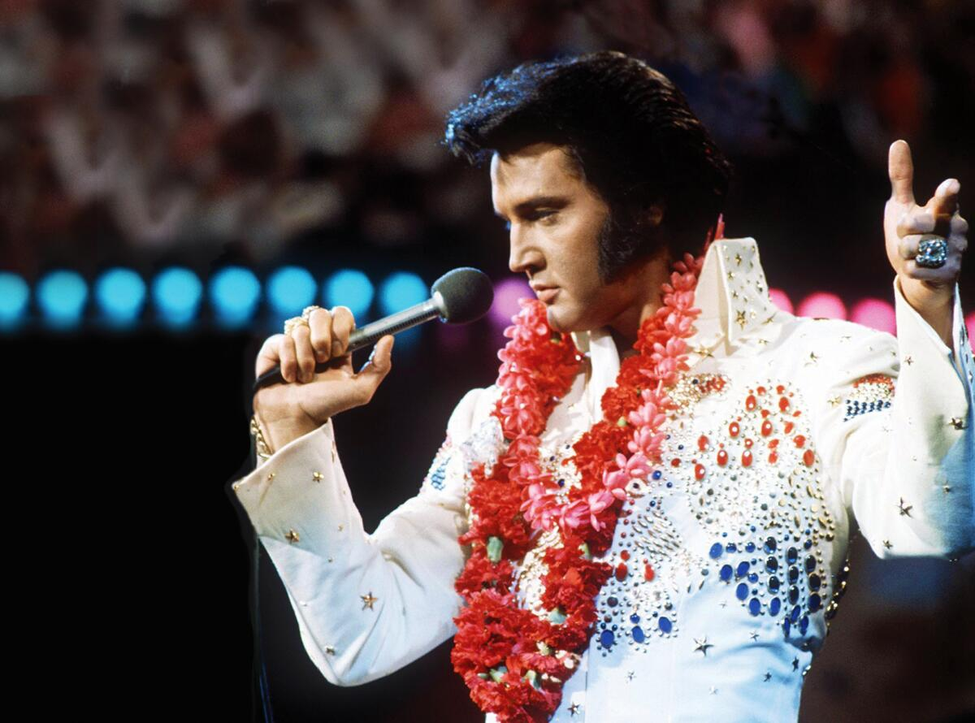
//> input picture 8/pictures/aloha.png, 975 x 723 px, shrunk from 1200 x 890 before the run
$ ./8-summative   (built with g++ and OpenCV 4)
//> lines starting //> are read from the running program, lines starting //| are printed output that depends on the picture
#include <iostream>
#include <opencv2/opencv.hpp>
#include <cmath>

using namespace std;
using namespace cv;

const Scalar COLOR_WHITE = Scalar(255, 255, 255);
const Scalar COLOR_GREEN = Scalar(0, 255, 0);
const Scalar COLOR_RED   = Scalar(0, 0, 255);
const Scalar COLOR_BLACK = Scalar(0, 0, 0);

int getG(const Mat& gray, int r, int c) {
    int n1 = gray.at<uchar>(r - 1, c - 1);
    int n2 = gray.at<uchar>(r - 1, c);
    int n3 = gray.at<uchar>(r - 1, c + 1);
    int n4 = gray.at<uchar>(r, c - 1);
    int n5 = gray.at<uchar>(r, c + 1);
    int n6 = gray.at<uchar>(r + 1, c - 1);
    int n7 = gray.at<uchar>(r + 1, c);
    int n8 = gray.at<uchar>(r + 1, c + 1);

    int Gx_calc = (n3 + (2 * n5) + n8) - (n1 + (2 * n4) + n6);

    int Gy_calc = (n6 + (2 * n7) + n8) - (n1 + (2 * n2) + n3);

    int G = abs(Gx_calc) + abs(Gy_calc);

    return G;
}


int main()
{
    string pictures[] = {"aloha", "bluefin_trevally", "chameleon", "cheetah",
                         "chess", "crab_spider", "peppers", "peru", "seahorse"};

    const int lowThres = 25;
    const int highThres = 75;

    cout << "Custom Canny Threshold Visualization (Low: " << lowThres << ", High: " << highThres << ")" << endl;

    for (int i = 0; i < 9; ++i) {
        string pictureName = pictures[i];
        string inPath = "pictures/" + pictureName + ".png";
        Mat img = imread(inPath, IMREAD_COLOR);
//> img is the input picture: 723 rows x 975 cols, CV_8UC3; mean B, G, R 83, 82.2, 94

        if (img.empty()) {
            cerr << "ERROR: Failed to read " << inPath << endl;
            continue;
        }

        cout << "Processing: " << pictureName << endl;

        Mat gray;
        cvtColor(img, gray, COLOR_BGR2GRAY);
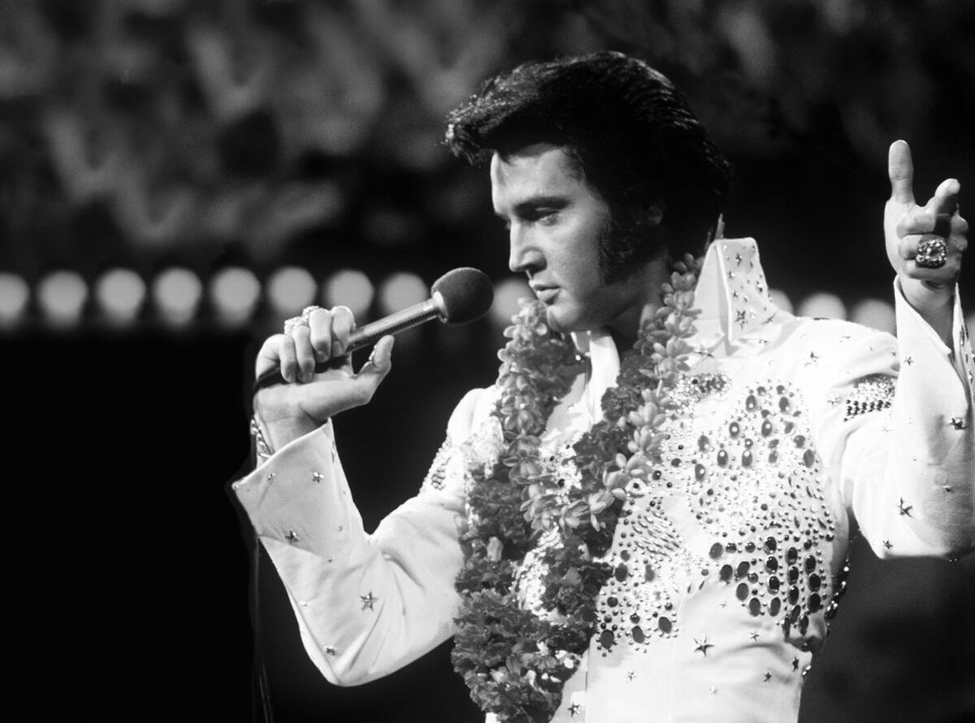
//> gray: 723 rows x 975 cols, CV_8UC1; min 0, max 255, mean 85.8

        Mat blurred;
        blur(gray.clone(), blurred, Size(3,3));

        Mat output_color = Mat::zeros(blurred.size(), CV_8UC3);
        cvtColor(blurred, output_color, COLOR_GRAY2BGR);

        for (int r = 1; r < blurred.rows - 1; r++) {
            for (int c = 1; c < blurred.cols - 1; c++) {

                int n1 = blurred.at<uchar>(r - 1, c - 1);
                int n2 = blurred.at<uchar>(r - 1, c);
                int n3 = blurred.at<uchar>(r - 1, c + 1);
                int n4 = blurred.at<uchar>(r, c - 1);
                int n5 = blurred.at<uchar>(r, c + 1);
                int n6 = blurred.at<uchar>(r + 1, c - 1);
                int n7 = blurred.at<uchar>(r + 1, c);
                int n8 = blurred.at<uchar>(r + 1, c + 1);

                int Gx = (n3 + (2 * n5) + n8) - (n1 + (2 * n4) + n6);
                int Gy = (n6 + (2 * n7) + n8) - (n1 + (2 * n2) + n3);

                int G = abs(Gx) + abs(Gy);

                Vec3b& pixel = output_color.at<Vec3b>(r, c);

                if (G < lowThres) {
                    pixel[0] = COLOR_WHITE[0]; pixel[1] = COLOR_WHITE[1]; pixel[2] = COLOR_WHITE[2];
                }
                else if (G >= highThres) {
                    pixel[0] = COLOR_RED[0]; pixel[1] = COLOR_RED[1]; pixel[2] = COLOR_RED[2];
                }
                else {

                    double angle = atan2((double)Gy, (double)Gx) * 180.0 / M_PI;
                    if (angle < 0) angle += 180.0;

                    int neighbor1 = 0;
                    int neighbor2 = 0;

                    if ((angle >= 0.0 && angle < 22.5) || (angle >= 157.5 && angle < 180.0)) {
                        neighbor1 = getG(blurred, r, c - 1);
                        neighbor2 = getG(blurred, r, c + 1);
                    } else if (angle >= 22.5 && angle < 67.5) {
                        neighbor1 = getG(blurred, r - 1, c + 1);
                        neighbor2 = getG(blurred, r + 1, c - 1);
                    } else if (angle >= 67.5 && angle < 112.5) {
                        neighbor1 = getG(blurred, r - 1, c);
                        neighbor2 = getG(blurred, r + 1, c);
                    } else {
                        neighbor1 = getG(blurred, r - 1, c - 1);
                        neighbor2 = getG(blurred, r + 1, c + 1);
                    }

                    if (G > neighbor1 && G > neighbor2) {
                        pixel[0] = COLOR_BLACK[0]; pixel[1] = COLOR_BLACK[1]; pixel[2] = COLOR_BLACK[2];
                    } else {
                        pixel[0] = COLOR_GREEN[0]; pixel[1] = COLOR_GREEN[1]; pixel[2] = COLOR_GREEN[2];
                    }
                }
            }
        }
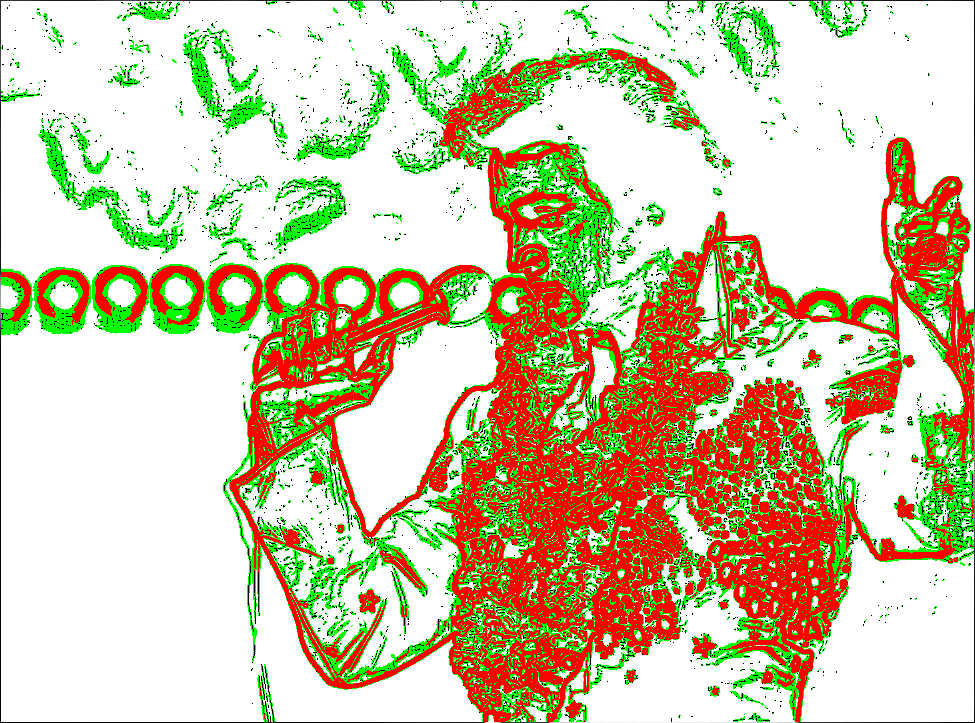
//> output_color: 723 rows x 975 cols, CV_8UC3; mean B, G, R 165.3, 201.2, 211.4

        string outPath = "summative/" + pictureName + ".png";
        imwrite(outPath, output_color);
        cout << " Wrote: " << outPath << endl;
    }
//> pass 2 of the loop `for (int i = 0; i < 9; ++i)`:
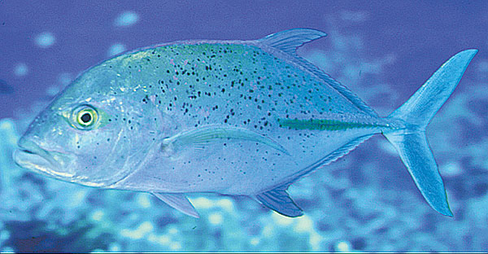
//> input picture 8/pictures/bluefin_trevally.png, 488 x 254 px, shrunk from 600 x 312 before the run
//> img is the input picture: 254 rows x 488 cols, CV_8UC3; mean B, G, R 196.5, 144.3, 83.3
//> gray: 254 rows x 488 cols, CV_8UC1
//> `blur(gray.clone(), blurred, Size(3,3));`:
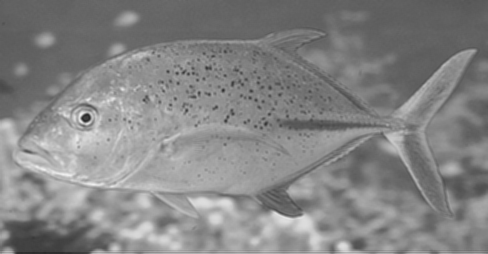
//> blurred: 254 rows x 488 cols, CV_8UC1; min 40, max 240, mean 132.1
//> after the loop `for (int r = 1; r < blurred.rows - 1; r++)`:
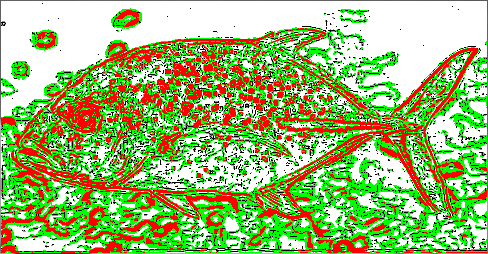
//> output_color: 254 rows x 488 cols, CV_8UC3; mean B, G, R 110.6, 188.1, 155.3
//> pass 3 of the loop `for (int i = 0; i < 9; ++i)`:
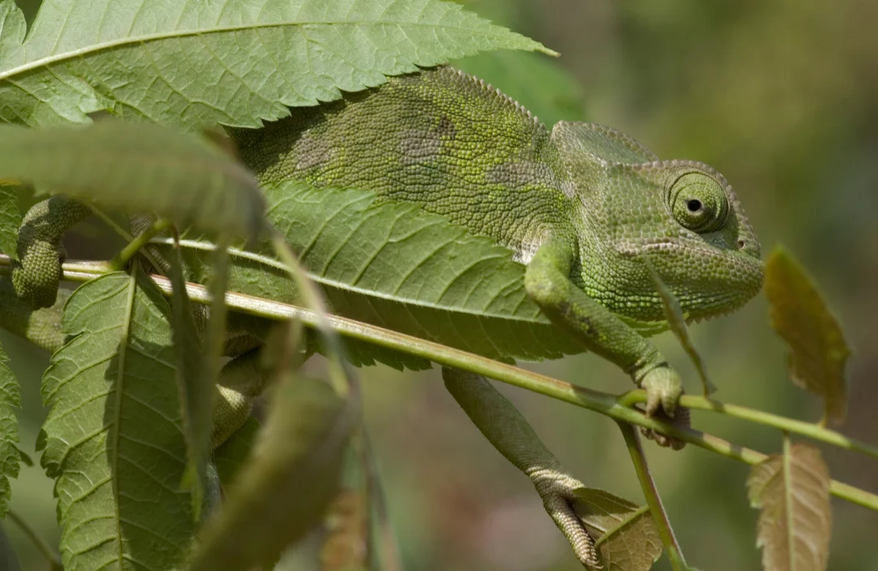
//> input picture 8/pictures/chameleon.png, 878 x 571 px, shrunk from 1080 x 703 before the run
//> img is the input picture: 571 rows x 878 cols, CV_8UC3; mean B, G, R 57.5, 108.8, 105.3
//> `cvtColor(img, gray, COLOR_BGR2GRAY);`:
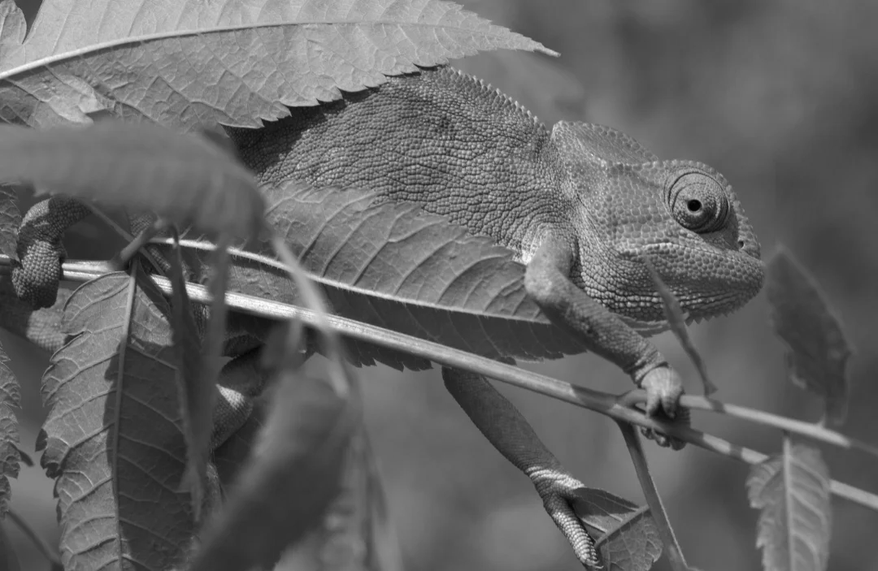
//> gray: 571 rows x 878 cols, CV_8UC1; min 2, max 253, mean 101.9
//> blurred: 571 rows x 878 cols, CV_8UC1
//> after the loop `for (int r = 1; r < blurred.rows - 1; r++)`:
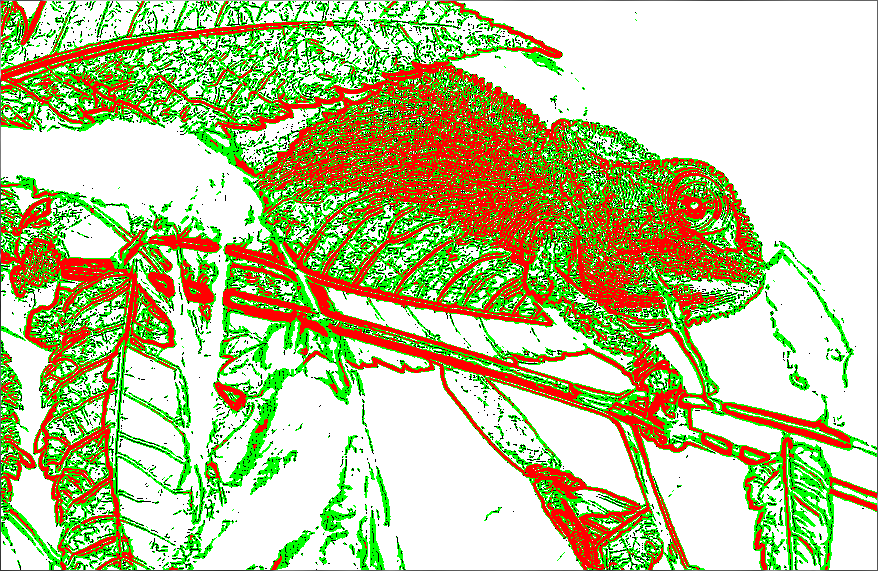
//> output_color: 571 rows x 878 cols, CV_8UC3; mean B, G, R 145.9, 198.5, 189.5
//> the loop made 9 passes; the first 3 are shown

    return 0;
}
